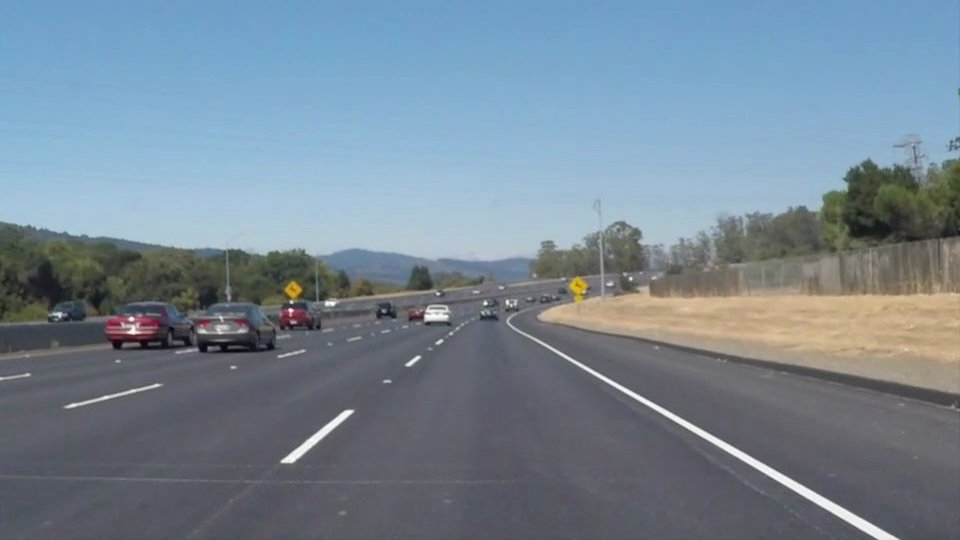
//> input picture lane_detection_img/dataset/lane_1.jpg, 960 x 540 px
$ ./main dataset/lane_1.jpg   (built with g++ and OpenCV 4)
//> lines starting //> are read from the running program, lines starting //| are printed output that depends on the picture; after the words box and inside, x2 and y2 are one past the last pixel; in counts of white or black regions, pixels touching at a corner belong together
/*author: HRITHIK KANOJE, RISHABH SINGH
Class: CS5330 Pattern Recog & Computer Vision
Prof: Bruce Maxwell
Final project
*/
#include<stdio.h>
#include<iostream>
#include<opencv2/opencv.hpp>
#include<opencv2/core/core.hpp>

using namespace cv;
using namespace std;

int main(int argc, char *argv[]){
  if(argc!=2){
    printf("usage: DisplayImage.out <Image_path>\n");
    return(-1);
  }

  cv::Mat img,gray,blured,edges,roi;
  img = cv::imread(argv[1],1);
//> img is the input picture: 540 rows x 960 cols, CV_8UC3; mean B, G, R 148.1, 134.5, 118.5
  if (!img.data)
  {
    printf("No Image Data! \n");
    return(-1);
  }
  cv::namedWindow("input",1);
  cv::imshow("input",img);
  cv::Size sz = img.size();
//> sz = Size(960, 540)
  int img_w = sz.width;
//> img_w = 960
  int img_h = sz.height;
//> img_h = 540

  roi = img(Rect(0,img_h/2,img_w,img_h/2)); //taking roi
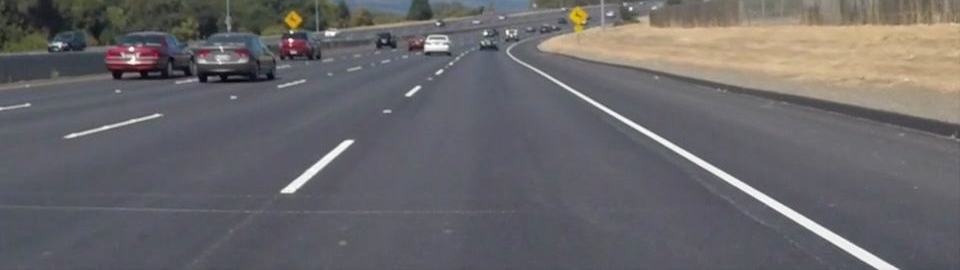
//> roi: 270 rows x 960 cols, CV_8UC3; mean B, G, R 105.3, 102.7, 104.8
  // cv::namedWindow("region of interest",1);
  // cv::imshow("region of interest",roi);

      cv::Mat output;
    cv::Point2f srcPoints[] ={
    cv::Point(1,324), //1 154
    cv::Point(959,324), //427 154
    cv::Point(0,539), //0 322
    cv::Point(960,538), //428 320
    };

    cv::Point2f dstPoints[] ={
    cv::Point(0,0),  //0 0
    cv::Point(957,0), //427 0
    cv::Point(0,540), //1 322
    cv::Point(960,538), //428 320
    };

    cv::Mat Matrix = cv::getPerspectiveTransform(srcPoints,dstPoints);

    cv::warpPerspective(img,output,Matrix,roi.size()); //convert to bird's eye view
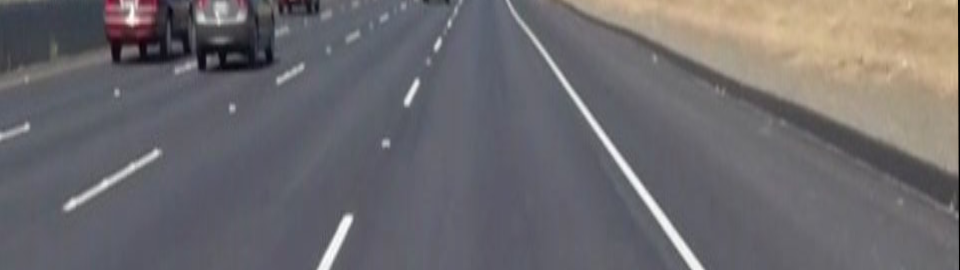
//> output: 270 rows x 960 cols, CV_8UC3; mean B, G, R 109.5, 106.1, 108.5

  //   cv::namedWindow("bird's eye view",1);
  // cv::imshow("bird's eye view",output);

  cv::cvtColor(output,gray,COLOR_BGR2GRAY); //convert to grayscale
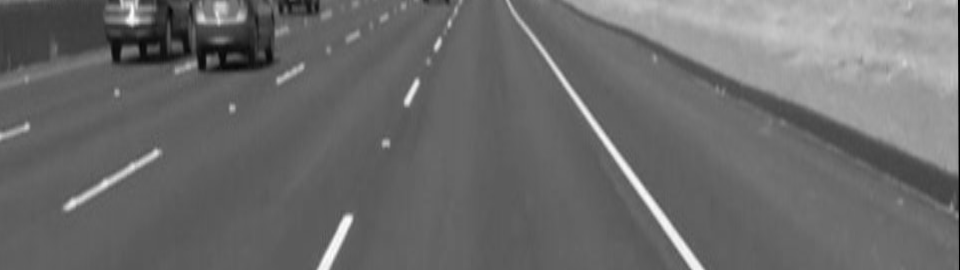
//> gray: 270 rows x 960 cols, CV_8UC1; min 0, max 253, mean 107.2
  // cv::namedWindow("grayscale",1);
  // cv::imshow("grayscale",gray);
  cv::GaussianBlur(gray,blured,Size(5,5),0); //perform gaussain blur
  // cv::namedWindow("GaussianBlur",1);
  // cv::imshow("GaussianBlur",blured);
  cv::Canny(blured,edges,50,100,3,false); //apply canny edge detector
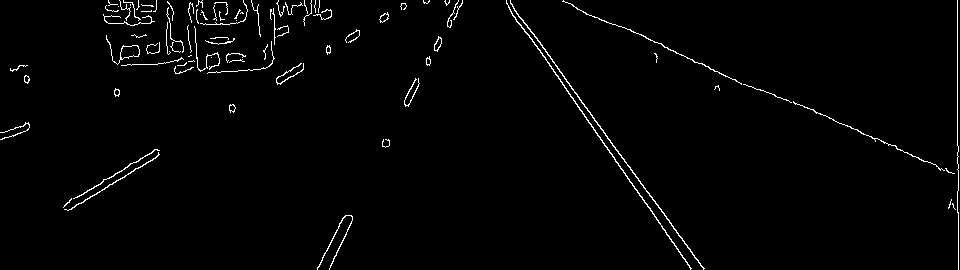
//> edges: 270 rows x 960 cols, CV_8UC1; 1.7% white in thin lines or dots
  // cv::namedWindow("edges",1);
  // cv::imshow("edges",edges);


  vector<Vec4i> lines; //create a vector to store line of the image


  HoughLinesP(edges,lines,5,CV_PI/180,120,10,10); //perform Hough tranform
//> lines = 100 lines (x1, y1, x2, y2), first 8: [833, 120, 907, 152], [506, 3, 529, 37], [510, 2, 703, 269], [540, 50, 629, 181], [793, 101, 827, 116], [958, 212, 958, 252], [668, 49, 713, 69], [67, 210, 157, 156]

  for(size_t i=0; i<lines.size(); i++){
    Vec4i l =lines[i];
    line(output, Point(l[0],l[1]), Point(l[2], l[3]), Scalar(0,255,0), 3, LINE_AA);
  }
//> this loop made 100 passes
//> l on passes 1 to 12: [833, 120, 907, 152], [506, 3, 529, 37], [510, 2, 703, 269], [540, 50, 629, 181], [793, 101, 827, 116], [958, 212, 958, 252], [668, 49, 713, 69], [67, 210, 157, 156], [106, 5, 139, 6], [66, 203, 156, 149], [189, 6, 213, 7], [104, 16, 134, 15]
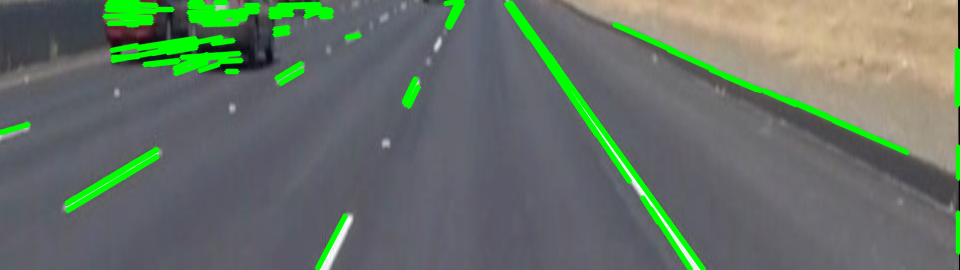
//> output: 270 rows x 960 cols, CV_8UC3; 6.88% of pixels changed, all inside (x1, y1, x2, y2) = (0, 0, 960, 270)

  cv::namedWindow("Detected Lanes",1);
  cv::imshow("Detected Lanes",output);


  // cv::namedWindow("HT",1);
  // cv::imshow("HT",roi);

  cv::waitKey(0);

  // std::cout<<"W:" <<img_w;
  // std::cout<<"H:" <<img_h;
    return (0);
}

$ run again, on lane_detection_img/dataset/lane_3.jpg
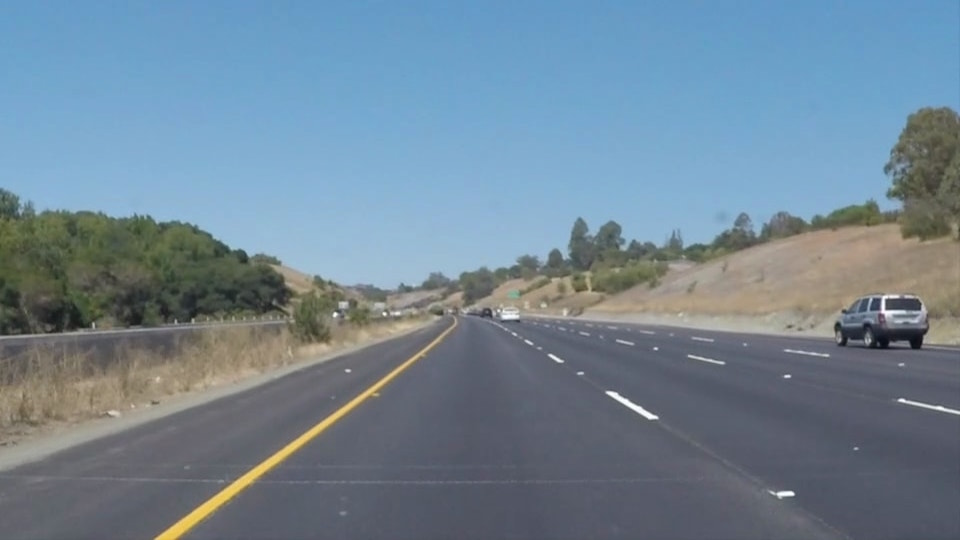
//> input picture lane_detection_img/dataset/lane_3.jpg, 960 x 540 px
//> img is the input picture: 540 rows x 960 cols, CV_8UC3; mean B, G, R 149, 133.4, 113
//> `cv::Canny(blured,edges,50,100,3,false);`:
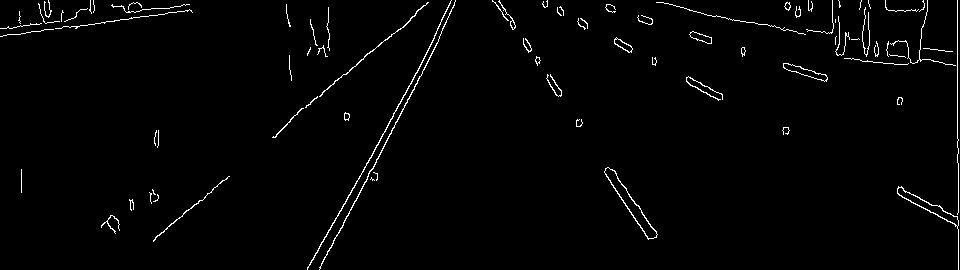
//> edges: 270 rows x 960 cols, CV_8UC1; 1.7% white in thin lines or dots
//> lines = 98 lines (x1, y1, x2, y2), first 8: [390, 119, 434, 38], [373, 151, 405, 94], [367, 176, 438, 41], [272, 137, 290, 121], [888, 10, 927, 10], [957, 0, 957, 40], [523, 42, 537, 63], [673, 5, 689, 9]
//> the loop `for(size_t i=0; i<lines.size(); i++)` made 98 passes
//> after the loop `for(size_t i=0; i<lines.size(); i++)`:
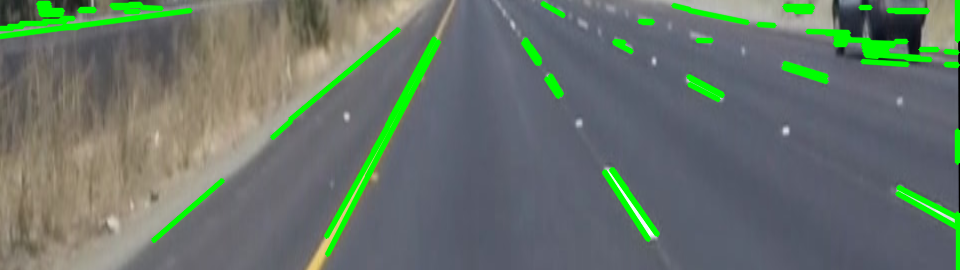
//> output: 270 rows x 960 cols, CV_8UC3; mean B, G, R 106, 116.3, 103.4

$ run again, on lane_detection_img/dataset/lane_4.jpg
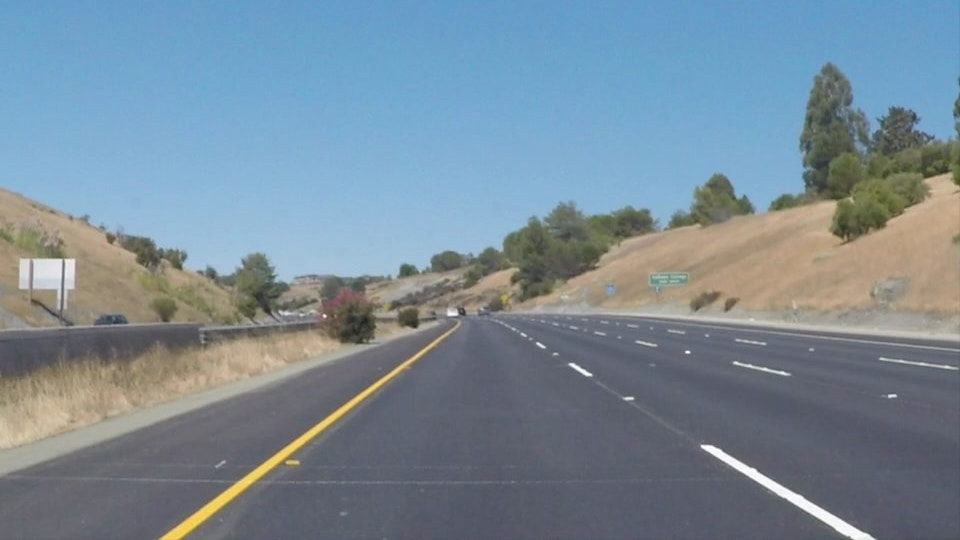
//> input picture lane_detection_img/dataset/lane_4.jpg, 960 x 540 px
//> img is the input picture: 540 rows x 960 cols, CV_8UC3; mean B, G, R 151.5, 138.6, 120.7
//> `cv::Canny(blured,edges,50,100,3,false);`:
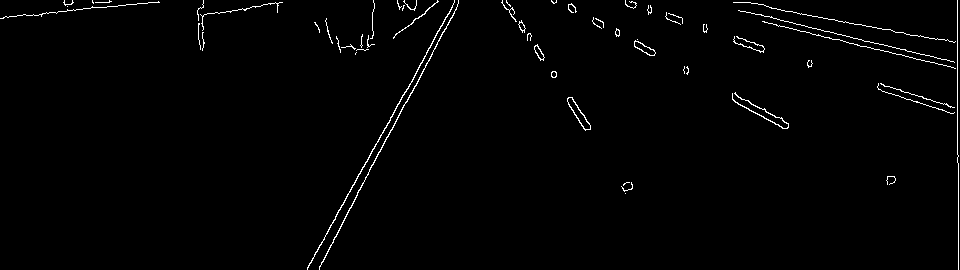
//> edges: 270 rows x 960 cols, CV_8UC1; 1.4% white in thin lines or dots
//> lines = 65 lines (x1, y1, x2, y2), first 8: [307, 268, 454, 2], [407, 101, 437, 44], [957, 105, 958, 218], [126, 4, 136, 4], [319, 267, 360, 189], [148, 2, 159, 2], [137, 3, 147, 3], [593, 23, 603, 23]
//> the loop `for(size_t i=0; i<lines.size(); i++)` made 65 passes
//> after the loop `for(size_t i=0; i<lines.size(); i++)`:
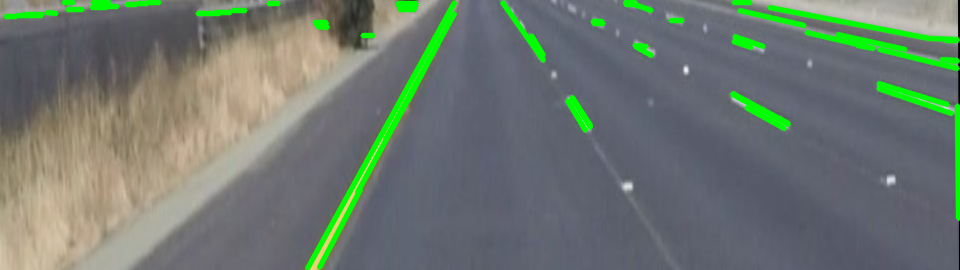
//> output: 270 rows x 960 cols, CV_8UC3; mean B, G, R 111.6, 120.4, 109.9

$ run again, on lane_detection_img/dataset/lane_5.jpg
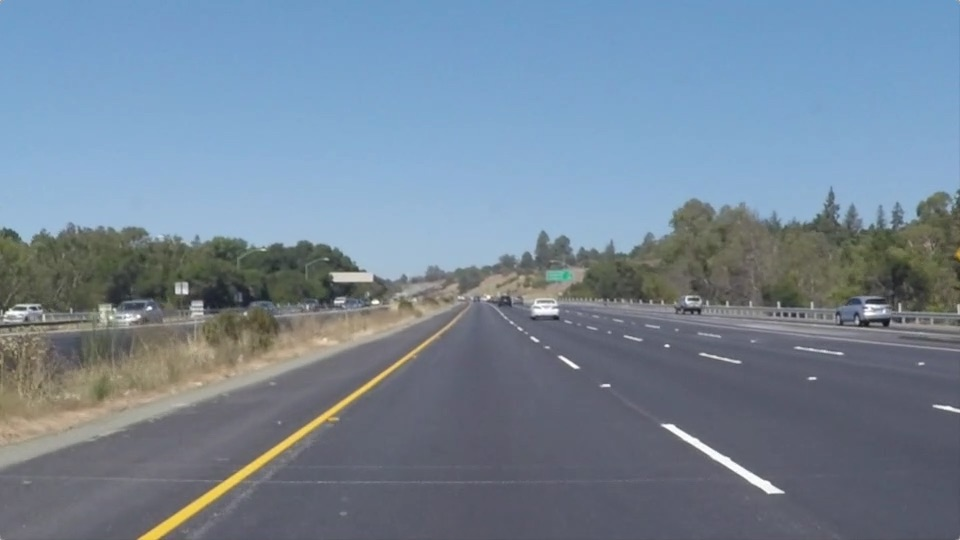
//> input picture lane_detection_img/dataset/lane_5.jpg, 960 x 540 px
//> img is the input picture: 540 rows x 960 cols, CV_8UC3; mean B, G, R 150.8, 133.6, 116.5
//> `cv::Canny(blured,edges,50,100,3,false);`:
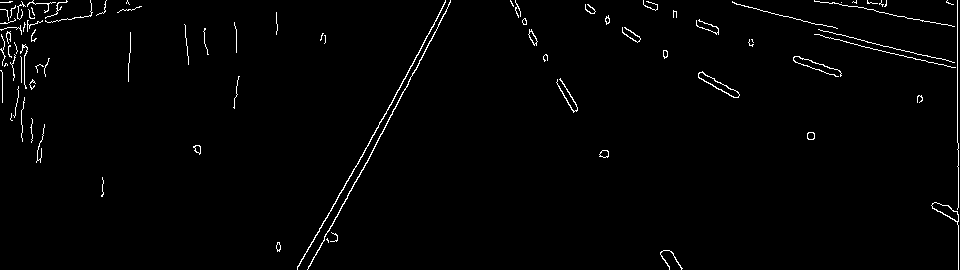
//> edges: 270 rows x 960 cols, CV_8UC1; 1.5% white in thin lines or dots
//> lines = 86 lines (x1, y1, x2, y2), first 8: [297, 267, 394, 98], [319, 249, 448, 6], [957, 112, 957, 149], [958, 143, 958, 182], [941, 64, 957, 68], [15, 5, 27, 5], [647, 7, 657, 7], [24, 22, 58, 21]
//> the loop `for(size_t i=0; i<lines.size(); i++)` made 86 passes
//> after the loop `for(size_t i=0; i<lines.size(); i++)`:
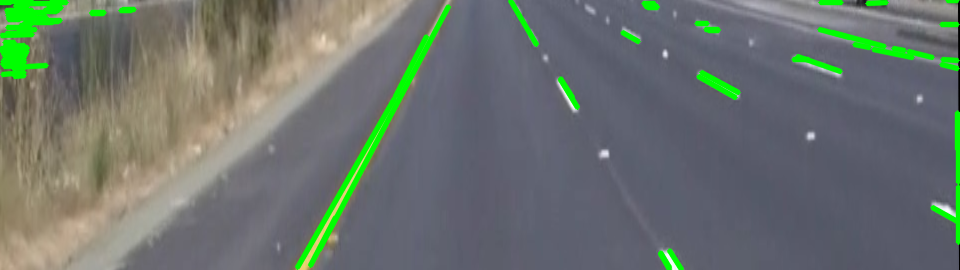
//> output: 270 rows x 960 cols, CV_8UC3; mean B, G, R 109.4, 115.8, 107.3
